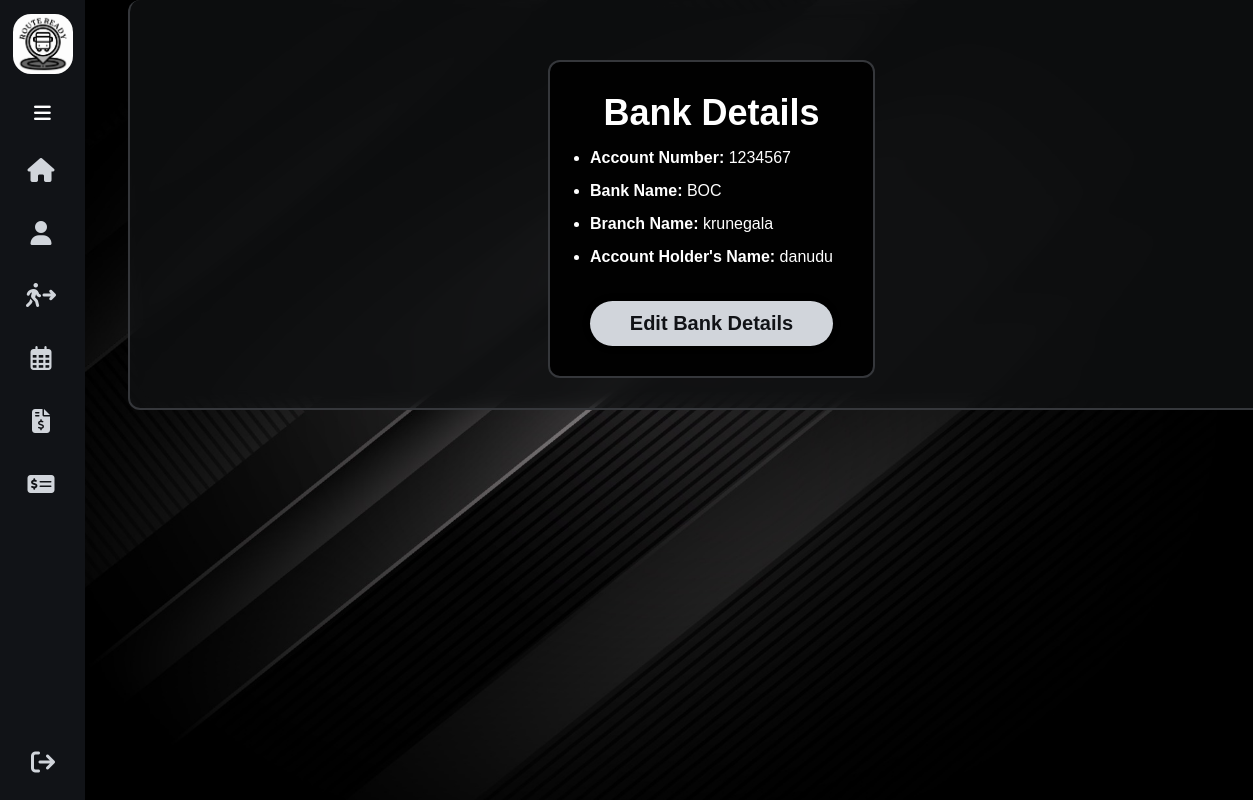
The page /drivers/viewBankDetails (signed in) on the database its author committed.
### tables this page shows
CREATE TABLE `bank` (
  `bankID` int(11) NOT NULL,
  `user_id` varchar(10) NOT NULL,
  `accountNo` varchar(20) NOT NULL,
  `bankName` varchar(50) NOT NULL,
  `branchName` varchar(50) NOT NULL,
  `holdersName` varchar(100) NOT NULL
);

### app/libraries/Core.php (called while the page is built, shortened)
<?php
  class Core {
    protected $currentMethod = 'index';
    public function __construct(){
      $url = $this->getUrl();
      if(!empty($url) && file_exists('../app/controllers/' . ucwords($url[0]). '.php')){
        unset($url[0]);
      }
      $this->currentController = new $this->currentController;
      if(isset($url[1])){
        if(method_exists($this->currentController, $url[1])){
          $this->currentMethod = $url[1];
          unset($url[1]);
        }
      }
      $this->params = !empty($url) ? array_values($url) : [];
      call_user_func_array([$this->currentController, $this->currentMethod], $this->params);
    }
    public function getUrl(){
      if(isset($_GET['url'])){
        $url = rtrim($_GET['url'], '/');
        $url = filter_var($url, FILTER_SANITIZE_URL);
        $url = explode('/', $url);
        return $url;
      } else {
        return [];
      }
    }
  }

### public/index.php (called while the page is built, shortened)
<?php
  $init = new Core;

### app/libraries/Database.php (called while the page is built, shortened)
<?php
class Database{
    private $host = DB_HOST;
    private $user = DB_USER;
    private $pass = DB_PASS;
    private $dbname = DB_NAME;
    private $dbh;
    private $stmt;
    public function __construct(){
        $dsn = 'mysql:host=' . $this->host . ';dbname=' . $this->dbname;
        $options = array(
            PDO::ATTR_PERSISTENT => true,
            PDO::ATTR_ERRMODE => PDO::ERRMODE_EXCEPTION
        );
        try {
            $this->dbh = new PDO($dsn, $this->user, $this->pass, $options);
        } catch(PDOException $e){
            $this->error = $e->getMessage();
            echo $this->error;
        }
    }
    public function query($sql){
        $this->stmt = $this->dbh->prepare($sql);
    }
    public function bind($param, $value, $type = null){
        if(is_null($type)){
            switch(true){
                case is_int($value):
                    $type = PDO::PARAM_INT;
                    break;
            }
        }
        $this->stmt->bindValue($param, $value, $type);
    }
    public function execute(){
        return $this->stmt->execute();
    }
    public function single(){
        $this->execute();
        return $this->stmt->fetch(PDO::FETCH_OBJ);
    }
}

### app/models/Driver.php (called while the page is built, shortened)
<?php
class Driver {
    private $db;
    public function __construct(){
        $this->db = new Database;
    }
    public function getBankDetailsByUserId($user_id)
    {
        $this->db->query('SELECT * FROM bank WHERE user_id = :user_id');
        $this->db->bind(':user_id', $user_id);
        return $this->db->single();
    }
}

### app/views/pages/driver/view_bank_details.php (the view, shortened to what this page needs)
<!DOCTYPE html>
<html lang="en">
<head>
    <link rel="stylesheet" href="https://cdnjs.cloudflare.com/ajax/libs/font-awesome/6.4.2/css/all.min.css">
    <link rel="stylesheet" href="<?php echo URLROOT; ?>/css/navbar2.css">
    <link rel="stylesheet" href="https://cdn.jsdelivr.net/npm/flatpickr/dist/flatpickr.min.css">
</head>
<body>
<body>
<div class="sidebar">
        <div class="top">
            <div class="logo">
                <img src="<?php echo URLROOT; ?>/img/logo.jpg" alt="">
            </div>
            <i class="fa-solid fa-bars" id="btn"></i>
        </div>
        <div class="buttons">
            <ul>
                <li>
                    <a href="home">
                        <a href="<?php echo URLROOT; ?>/pages/home/<?= $_SESSION['user_id'] ?>">
                            <i class="fa-solid fa-house"></i>
                        </a>
                </li>
            </ul>
            <ul>
                <li>
                    <a href="<?php echo URLROOT; ?>/drivers/profile/<?= $_SESSION['user_id'] ?>">
                        <i class="fas fa-user"></i>
                    </a>
                </li>
            </ul>
            <ul>
                <li>
                    <a href="<?php echo URLROOT; ?>/drivers/submitLeaveApplication">
                    <i class="fa-solid fa-person-walking-arrow-right"></i>
                    </a>
                </li>
            </ul>
            <ul>
                <li>
                    <a href="<?php echo URLROOT; ?>/drivers/viewSchedule">
                    <i class="fa-regular fa-calendar-days"></i>
                    </a>
                </li>
            </ul>
            <ul>
                <li>
                    <a href="<?php echo URLROOT; ?>/drivers/viewSalary/<?= $_SESSION['user_id'] ?>">
                    <i class="fa-solid fa-file-invoice-dollar"></i>
                    </a>
                </li>
            </ul>
            <ul>
                <li>
                    <a href="<?php echo URLROOT; ?>/drivers/viewBankDetails">
                    <i class="fa-solid fa-money-check-dollar"></i>
                    </a>
                </li>
            </ul>
            <ul class="lobtn">
                <li>
                    <a href="<?php echo URLROOT; ?>/users/logout">
                        <i class="fas fa-arrow-right-from-bracket"></i>
                    </a>
                </li>
            </ul>
        </div>
    </div>
    <div class="main-content">
     <div class="container">
        <div class="wrapper">
            <h2>Bank Details</h2>
            <ul>
                <div class="form-group"><li><strong>Account Number:</strong> <?php echo $data['bankDetails']->accountNo; ?></li></div>
                <div class="form-group"><li><strong>Bank Name:</strong> <?php echo $data['bankDetails']->bankName; ?></li></div>
                <div class="form-group"><li><strong>Branch Name:</strong> <?php echo $data['bankDetails']->branchName; ?></li></div>
                <div class="form-group"><li><strong>Account Holder's Name:</strong> <?php echo $data['bankDetails']->holdersName; ?></li></div>
            </ul>
            <a href="<?php echo URLROOT; ?>/drivers/editBankDetails" class="button">Edit Bank Details</a><br>
    </div>
</div>
</div>
</body>
</html>

### public/css/navbar2.css (style rules this page uses)
:root { --primary-color: #111317; --primary-color-light: #1f2125; --primary-color-extra-light: #35373b; --text-light: #d1d5db; --white: #ffffff; --max-width: 1200px; }
* { margin: 0; padding: 0; text-decoration: none; box-sizing: border-box; font-family: Arial, sans-serif; }
.logo { position: relative; list-style-type: none; height: 50px; margin: 0.8rem auto; line-height: 50px; color:var(--text-light); display: flex; align-items: center; text-decoration: none; border-radius: 0.8rem; transition: all 0.3s ease; }
.logo img { width: 60px; height: 60px; border-radius: 30%; transition: all 0.3s ease; }
.buttons { padding-top: 50px; }
.main-content { position: relative; min-height: 100vh; top: 0; left: 85px; transition: all 0.5s ease; width: calc(100% - 85px); }
.sidebar { position: fixed; top: 0; left: 0; height: 100%; width: 85px; background: var(--primary-color); padding: 0.4rem 0.8rem; transition: all 0.5s ease; z-index: 1000; }
.sidebar #btn { position: absolute; color: var(--white); top: 5.5rem; left: 50%; font-size: 1.2rem; line-height: 50px; transform: translateX(-50%); cursor: pointer; }
.sidebar ul li { position: relative; list-style-type: none; height: 50px; width: 90%; margin: 0.8rem auto; line-height: 50px; }
.sidebar ul li a { color: var(--text-light); display: flex; align-items: center; text-decoration: none; border-radius: 0.8rem; }
.sidebar ul li a i { scale: 1.5; min-width: 50px; text-align: center; height: 50px; border-radius: 12px; line-height: 50px; }
.lobtn { position: absolute; bottom: 0; }

### app/views/pages/driver/view_bank_details.php (style rules this page uses)
:root { --primary-color: #111317; --primary-color-light: #1f2125; --primary-color-extra-light: #35373b; --text-light: #d1d5db; --white: #ffffff; --max-width: 1200px; }
* { margin: 0; padding: 0; box-sizing: border-box; font-family: Arial, sans-serif; }
body { background-image: url(http://localhost/RouteReady/public/img/pic5.jpg); background-position: center; background-repeat: no-repeat; background-size: cover; min-height: 100vh; display: flex; justify-content: center; align-items: center; flex-direction: column; }
.wrapper { background-color: rgba(1,1,1,1); border: 2px solid var(--primary-color-extra-light); color: var(--white); border-radius: 12px; padding: 30px 40px; margin: auto; margin-top: 30px; margin-left: 30px; margin-right: 30px; }
.container { backdrop-filter: blur(10px) brightness(0.3); min-height: 30vh; padding-bottom: 30px; max-width: 1600px; background-color: rgba(31, 33, 37, 0.4); border: 2px solid var(--primary-color-extra-light); color: var(--white); border-radius: 12px; padding: 30px 40px; display: flex; flex-direction: column; align-items: center; border-top: 70px; }
h2 { font-size: 36px; text-align: center; color: var(--white); }
.form-group { margin: 15px 0; align-items: center; width: 100%; }
input[type="submit"], .button { width: 100%; height: 45px; background: var(--text-light); border: none; outline: none; border-radius: 40px; box-shadow: 0 0 10px rgba(0, 0, 0, .1); cursor: pointer; font-size: 20px; color: var(--primary-color); font-weight: 600; text-align: center; line-height: 45px; display: inline-block; text-decoration: none; transition: background-color 0.3s, box-shadow 0.3s, color 0.3s; margin-top: 20px; }

### rows shown on the page
bank: accountNo "1234567", bankName "BOC", branchName "krunegala", holdersName "danudu"
